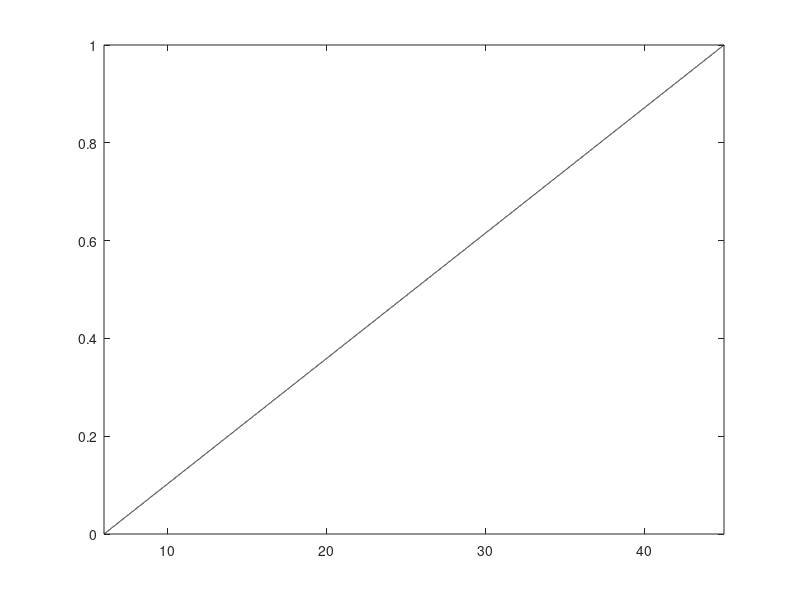

Write MATLAB code to recreate this figure. (Note: this script raises an error after producing the figure.)
load ACrepeatsHCM.dat 
% read data from Microsats Human Chimp Mouse AC OrthologousRepeats 
% Evolution and conservation of microsaellites in vertebrate genomes PhD dissertation Manu 2008

a=6;
b=45;
%b=102;
u=[a:0.001:b];
%semilogx(u,(u-a)/(b-a),'k'); % plot the DF of Uniform(0,1) RV in black
plot(u,(u-a)/(b-a),'k'); % plot the DF of Uniform(0,1) RV in black
axis([a b 0 1])
hold on;   
% calling a more efficient ECDF2 function for empirical DF's
[x1 y1]=ECDF2(ACrepeatsHCM(:,1),0,0,0); % Human
[x2 y2]=ECDF2(ACrepeatsHCM(:,2),0,0,0); % Chimp
%[x3 y3]=ECDF2(ACrepeatsHCM(:,3),0,0,0); % Mouse
stairs(x1,y1,'r','linewidth',2) % draw the empirical DF for first dataset
hold on;
stairs(x2,y2,'b','linewidth',2) % draw empirical cdf for second dataset
hold on;
%stairs(x3,y3,'m','linewidth',2) % draw empirical cdf for second dataset

% set plot labels and legends and title
xlabel('AC repeat length x')
ylabel('ECDF    F^\^(x)')
grid on
legend('uniform DF','human', 'chimp')
%legend('uniform DF','human', 'chimp', 'mouse')
title('Nonparametric estimation of species-specific stationary distributions')

%To plot the confidence bands
Alpha=0.05; % set alpha
% compute epsilon_n for first dataset of size 4321
Epsn = sqrt((1/(2*4321))*log(2/Alpha)); 
stairs(x1,max(y1-Epsn,zeros(1,length(y1))),'r','linewidth',1) % lower 1-alpha confidence band
stairs(x1,min(y1+Epsn,ones(1,length(y1))),'r','linewidth',1) % upper 1-alpha confidence band

% compute epsilon_n for first dataset of size 4321
Epsn = sqrt((1/(2*4321))*log(2/Alpha)); 
stairs(x2,max(y2-Epsn,zeros(1,length(y2))),'b','linewidth',1) % lower 1-alpha confidence band
stairs(x2,min(y2+Epsn,ones(1,length(y2))),'b','linewidth',1) % upper 1-alpha confidence band

% compute epsilon_n for first dataset of size 4321
%Epsn = sqrt((1/(2*4321))*log(2/Alpha)); 
%stairs(x3,max(y1-Epsn,zeros(1,length(y3))),'m','linewidth',1) % lower 1-alpha confidence band
%stairs(x3,min(y1+Epsn,ones(1,length(y3))),'m','linewidth',1) % upper 1-alpha confidence band

